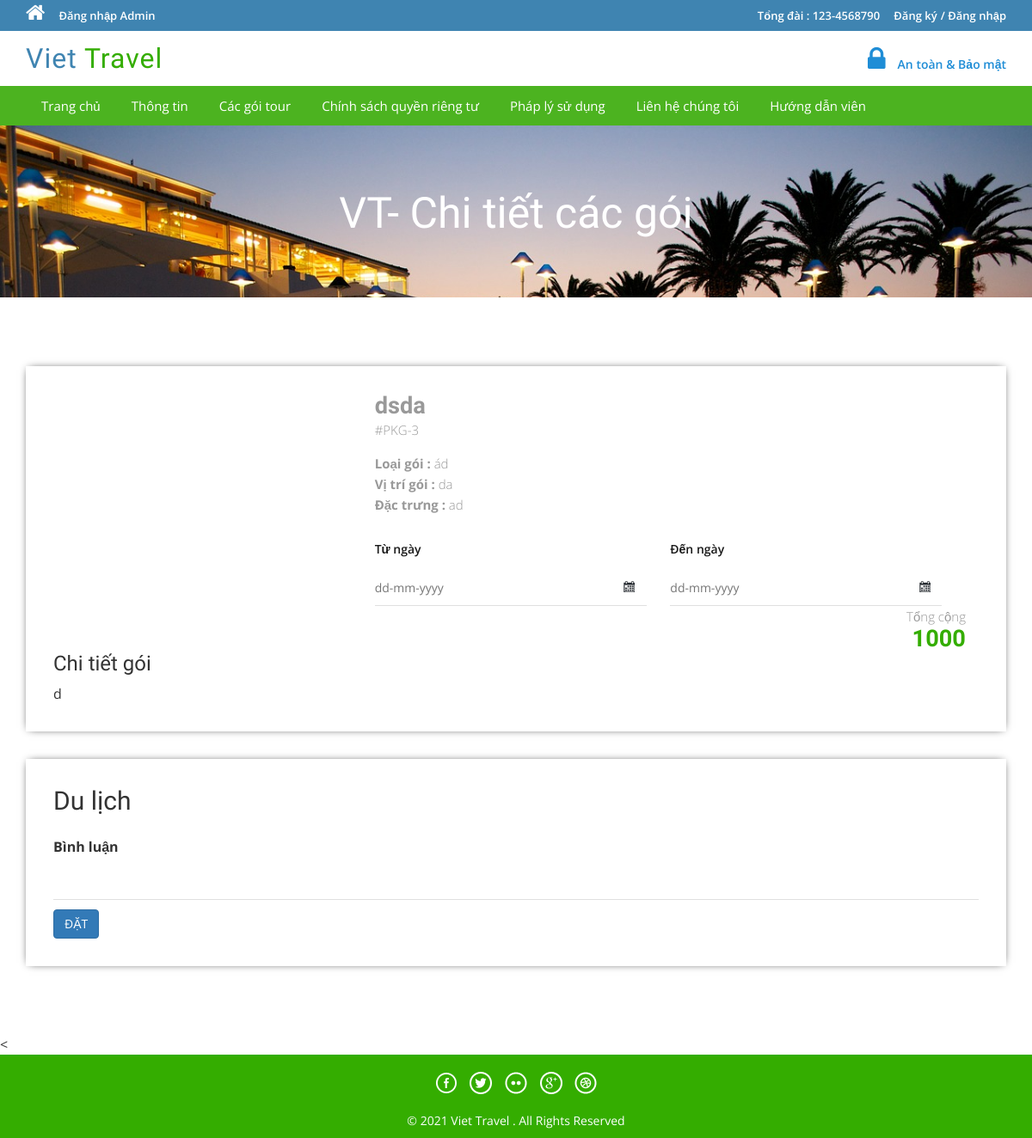
Page /tms/package-details.php?pkgid=3 on the committed database.
### tables this page shows
CREATE TABLE `tbltourpackages` (
  `PackageId` int(11) NOT NULL,
  `PackageName` varchar(200) DEFAULT NULL,
  `PackageType` varchar(150) DEFAULT NULL,
  `PackageLocation` varchar(100) DEFAULT NULL,
  `PackagePrice` int(11) DEFAULT NULL,
  `PackageFetures` varchar(255) DEFAULT NULL,
  `PackageDetails` mediumtext DEFAULT NULL,
  `PackageImage` varchar(100) DEFAULT NULL,
  `Creationdate` timestamp NULL DEFAULT current_timestamp(),
  `UpdationDate` timestamp NULL DEFAULT NULL ON UPDATE current_timestamp()
);

### tms/package-details.php (the view, shortened to what this page needs)
<?php
include('includes/config.php');
?>
<!DOCTYPE HTML>
<html>
<head>
<link href="css/bootstrap.css" rel='stylesheet' type='text/css' />
<link href="css/style.css" rel='stylesheet' type='text/css' />
<link href="css/font-awesome.css" rel="stylesheet">
<link href="css/animate.css" rel="stylesheet" type="text/css" media="all">
<link rel="stylesheet" href="css/jquery-ui.css" />
</head>
<body>
<?php include('includes/header.php');?>
<div class="banner-3">
	<div class="container">
		<h1 class="wow zoomIn animated animated" data-wow-delay=".5s" style="visibility: visible; animation-delay: 0.5s; animation-name: zoomIn;"> VT- Chi tiết các gói </h1>
	</div>
</div>
<div class="selectroom">
	<div class="container">
<?php
$pid=intval($_GET['pkgid']);
$sql = "SELECT * from tbltourpackages where PackageId=:pid";
$query = $dbh->prepare($sql);
$query -> bindParam(':pid', $pid, PDO::PARAM_STR);
$query->execute();
$results=$query->fetchAll(PDO::FETCH_OBJ);
if($query->rowCount() > 0)
{
foreach($results as $result)
{	?>
<form name="book" method="post">
		<div class="selectroom_top">
			<div class="col-md-4 selectroom_left wow fadeInLeft animated" data-wow-delay=".5s">
			</div>
			<div class="col-md-8 selectroom_right wow fadeInRight animated" data-wow-delay=".5s">
				<h2><?php echo htmlentities($result->PackageName);?></h2>
				<p class="dow">#PKG-<?php echo htmlentities($result->PackageId);?></p>
				<p><b>Loại gói :</b> <?php echo htmlentities($result->PackageType);?></p>
				<p><b>Vị trí gói :</b> <?php echo htmlentities($result->PackageLocation);?></p>
					<p><b>Đặc trưng :</b> <?php echo htmlentities($result->PackageFetures);?></p>
					<div class="ban-bottom">
				<div class="bnr-right">
				<label class="inputLabel">Từ ngày</label>
				<input class="date" id="datepicker" type="text" placeholder="dd-mm-yyyy"  name="fromdate" required="">
			</div>
			<div class="bnr-right">
				<label class="inputLabel">Đến ngày</label>
				<input class="date" id="datepicker1" type="text" placeholder="dd-mm-yyyy" name="todate" required="">
			</div>
			</div>
				<div class="grand">
					<p> Tổng cộng </p>
					<h3><?php echo htmlentities($result->PackagePrice);?></h3>
				</div>
			</div>
		<h3>Chi tiết gói</h3>
				<p style="padding-top: 1%"><?php echo htmlentities($result->PackageDetails);?> </p>
		</div>
		<div class="selectroom_top">
			<h2>Du lịch</h2>
			<div class="selectroom-info animated wow fadeInUp animated" data-wow-duration="1200ms" data-wow-delay="500ms" style="visibility: visible; animation-duration: 1200ms; animation-delay: 500ms; animation-name: fadeInUp; margin-top: -70px">
				<ul>
					<li class="spe">
						<label class="inputLabel">Bình luận</label>
						<input class="special" type="text" name="comment" required="">
					</li>
					<?php if($_SESSION['login'])
					{?>
						<li class="spe" align="center">
					<button type="submit" name="submit2" class="btn-primary btn">ĐẶT</button>
						</li>
						<?php } else {?>
							<li class="sigi" align="center" style="margin-top: 1%">
							<a href="#" data-toggle="modal" data-target="#myModal4" class="btn-primary btn" >ĐẶT</a></li>
							<?php } ?>
				</ul>
			</div>
		</div>
		</form>
<?php }} ?>
	</div>
</div>
<
<?php include('includes/footer.php');?>
</body>
</html>

### tms/css/style.css (style rules this page uses)
html, body { font-size: 100%; background: #fff; font-family: 'Open Sans', sans-serif; }
body a,.grid_1,plan_1,plan_1.one,plan_1.two,i.icon1, i.icon2, i.icon3, i.icon4, i.icon5, i.icon6 { transition:0.5s all; -webkit-transition:0.5s all; -moz-transition:0.5s all; -o-transition:0.5s all; -ms-transition:0.5s all; }
h1,h2,h3,h4,h5,h6 { margin:0; font-family: 'Roboto Condensed', sans-serif; }
p { margin:0; }
ul { margin:0; padding:0; }
label { margin:0; }
.bnr-right input[type="text"] { width: 95%; color: #9E9E9E; outline: none; font-size: 14px; padding: 10px 10px; border: 1px solid #9E9E9E; -webkit-appearance: none; margin-top: 10px; }
.date { background: url(../images/date-icon.png) no-repeat 95.5% 45% #fff; cursor: pointer; }
.ban-top .inputLabel,.ban-bottom .inputLabel { display: block; font-weight: 600; font-size: 14px; margin-bottom: 5px; color: #191919; }
.bnr-right { float: left; width:50%; }
.ban-bottom { margin-top: 30px; }
.banner-3 { background: url(../images/6.jpg)no-repeat; background-size: cover; -webkit-background-size: cover; -o-background-size: cover; -ms-background-size: cover; -moz-background-size: cover; min-height:200px; }
.banner-3 h1 { font-size: 50px; margin-bottom: 40px; padding: 1.5em 0 0; text-align: center; color: #fff; }
.selectroom { padding: 5em 0 3em; }
.selectroom_top { padding: 2em; box-shadow: 0px 0px 10px -4px #000; margin-bottom: 2em; }
.grand { text-align: right; }
.selectroom_right h2 { font-size: 1.7em; color: #999; font-weight: 600; margin: 0; }
.selectroom_right h3 { font-size: 1.7em; font-weight: 600; color:#34ad00; }
p.dow { font-size: 15px; color: #999; font-weight: 300; line-height: 1.8em; margin-bottom:1em; }
.selectroom_right p { font-size: 15px; line-height: 1.6em; font-weight: 300; color: #999; }
.selectroom-info li { display: inline-block; float: left; }
.selectroom input[type="text"] { width: 92%; color: #9E9E9E; outline: none; font-size: 14px; padding: 10px 0px; border: none; border-bottom:1px solid rgba(0,0,0,.12); -webkit-appearance: none; margin-top: 10px; }
.selectroom-info ul { margin-top: 3em; }
li.spe { width: 100%; margin-top: 3em; }
li.spe input[type="text"] { width: 100%; }

### rows in the picture
tbltourpackages: PackageName "dsda", PackageId "3", PackageType "ád", PackageLocation "da", PackageFetures "ad", PackagePrice "1000", PackageDetails "d"
